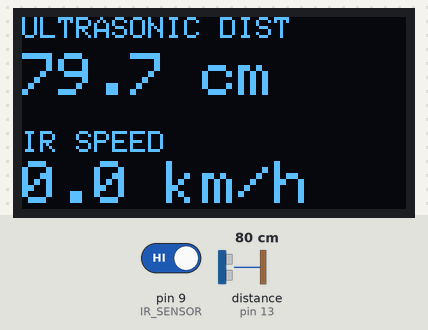
Recording of a sketch running on a simulated Arduino Uno, built with avr-gcc and run on an emulated ATmega328P. Parts: 128×64 one-colour display. Wiring (inferred from the names in the program): ultrasonic range finder: trigger A0; echo pin 13. Inputs (shaded band) come from the test bench; at power-on: distance to the obstacle (sensor on pin 13) 80 cm, pin 9 (IR_SENSOR) HIGH. The echo pulse lasts 58.3 µs per cm; what the sketch prints to the serial monitor is not drawn.

Above: at 3.2 s.
3.3 s: distance to the obstacle (sensor on pin 13) set to 2 cm
At 3.55 s:
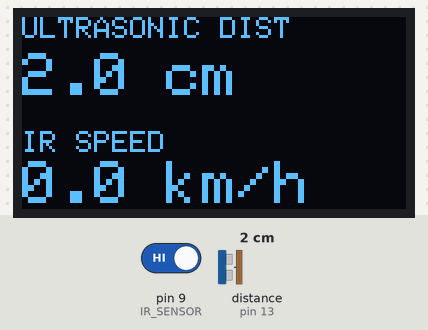
5.2 s: pin 9 (IR_SENSOR) driven LOW
At 6.0 s:
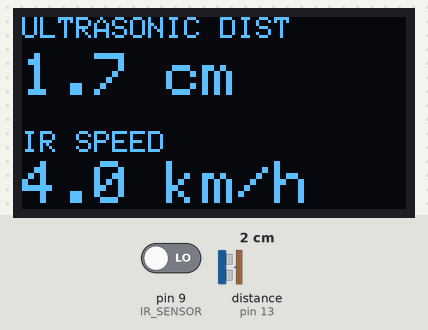
7.0 s: distance to the obstacle (sensor on pin 13) set to 120 cm
At 8.4 s:
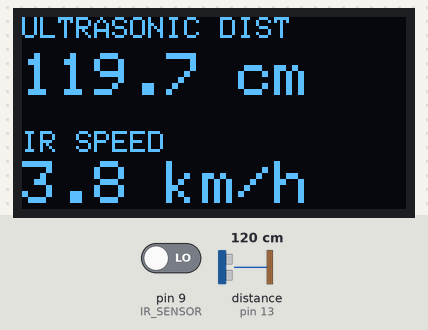
8.7 s: distance to the obstacle (sensor on pin 13) set to 9 cm
At 9.9 s:
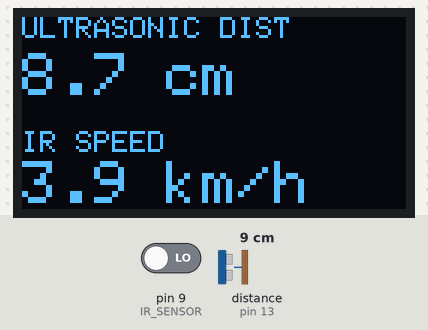
10.4 s: distance to the obstacle (sensor on pin 13) set to 299 cm
At 10.9 s:
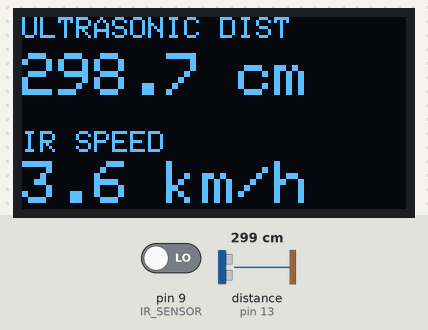
Timing chart, 0 to 13.4 s (numbered marks = the images above; inputs shaded):
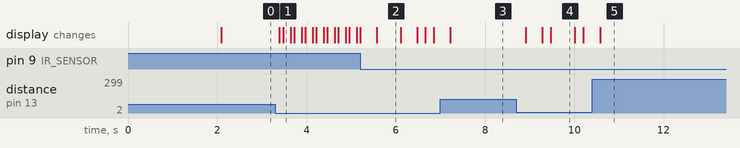

The sketch:

DISTANCE_SPEED_METER.ino
```cpp
#include <Wire.h>
#include <Adafruit_GFX.h>
#include <Adafruit_SSD1306.h>

#define SCREEN_WIDTH 128
#define SCREEN_HEIGHT 64

Adafruit_SSD1306 display(SCREEN_WIDTH, SCREEN_HEIGHT, &Wire, -1);

// ---------------- PINS ----------------

#define IR_SENSOR 9

#define TRIG_PIN A0
#define ECHO_PIN 13

// ---------------- VARIABLES ----------------

float distanceCM = 0;
float speedKMH = 0;

unsigned long lastIRTime = 0;

// Distance between two IR detection points
// Change this according to your setup
float IR_DISTANCE_CM = 20.0;

// ---------------- SETUP ----------------

void setup() {

  pinMode(IR_SENSOR, INPUT);

  pinMode(TRIG_PIN, OUTPUT);
  pinMode(ECHO_PIN, INPUT);

  Serial.begin(9600);

  // OLED
  if (!display.begin(SSD1306_SWITCHCAPVCC, 0x3C)) {
    while (1);
  }

  display.clearDisplay();
  display.setTextColor(SSD1306_WHITE);

  display.setTextSize(2);
  display.setCursor(20, 10);
  display.println("SPEED");
  display.setCursor(20, 35);
  display.println("METER");

  display.display();

  delay(2000);
}

// ---------------- LOOP ----------------

void loop() {

  // =================================================
  // ULTRASONIC DISTANCE
  // =================================================

  digitalWrite(TRIG_PIN, LOW);
  delayMicroseconds(2);

  digitalWrite(TRIG_PIN, HIGH);
  delayMicroseconds(10);

  digitalWrite(TRIG_PIN, LOW);

  long duration = pulseIn(ECHO_PIN, HIGH, 30000);

  if (duration > 0) {

    distanceCM = duration * 0.0343 / 2;

  }


  // =================================================
  // IR SPEED
  // =================================================

  if (digitalRead(IR_SENSOR) == LOW) {

    unsigned long currentTime = millis();

    if (lastIRTime != 0) {

      unsigned long timeDifference =
        currentTime - lastIRTime;

      if (timeDifference > 50) {

        float timeSeconds =
          timeDifference / 1000.0;

        // Speed = distance / time
        float speedCMs =
          IR_DISTANCE_CM / timeSeconds;

        // cm/s → km/h
        speedKMH =
          speedCMs * 0.036;
      }
    }

    lastIRTime = currentTime;

    delay(100);
  }


  // =================================================
  // OLED DISPLAY
  // =================================================

  display.clearDisplay();

  display.setTextColor(SSD1306_WHITE);

  // Distance
  display.setTextSize(1);
  display.setCursor(0, 0);
  display.println("ULTRASONIC DIST");

  display.setTextSize(2);
  display.setCursor(0, 12);
  display.print(distanceCM, 1);
  display.println(" cm");


  // Speed
  display.setTextSize(1);
  display.setCursor(0, 38);
  display.println("IR SPEED");

  display.setTextSize(2);
  display.setCursor(0, 48);
  display.print(speedKMH, 1);
  display.print(" km/h");

  display.display();


  // =================================================
  // SERIAL MONITOR
  // =================================================

  Serial.print("Distance: ");
  Serial.print(distanceCM, 1);

  Serial.print(" cm   |   IR Speed: ");

  Serial.print(speedKMH, 1);

  Serial.println(" km/h");


  delay(50);
}
```

Measured:
- after the input at 3.3 s, the display: first changes after 0.09 s (image 1 shows a later state)
- after the input at 7.0 s, the display: changes after 0.22 s (image 3)
- after the input at 8.7 s, the display: changes after 0.22 s (image 4)
- after the input at 10.4 s, the display: changes after 0.18 s (image 5)
- what the display in image 2 shows lasts 0.5 s, from 5.6 s to 6.1 s
